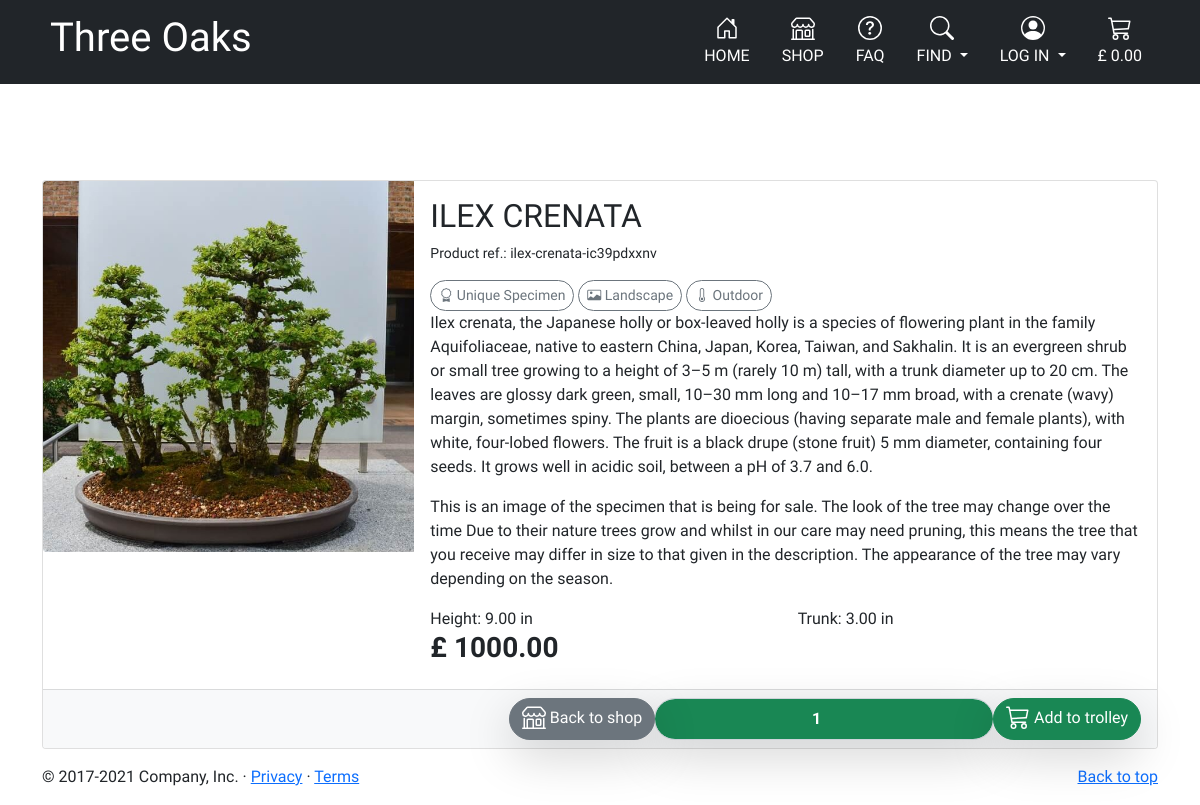
Screenshot of /trees/detail/ilex-crenata-ic39pdxxnv/ with the database file from the repository.
### trees/models.py (models this page shows, shortened)
class Tree(models.Model):
    name = models.CharField(max_length=254)
    slug = models.SlugField(max_length=200, unique=True, editable=False)
    height_in = models.DecimalField(max_digits=9, decimal_places=2)
    trunk_circumference = models.DecimalField(max_digits=9, decimal_places=2)
    price = models.DecimalField(max_digits=9, decimal_places=2)
    current_stock = models.IntegerField(
        default=1,
        validators=[MinValueValidator(0), MaxValueValidator(1000)]
        )
    leaves_or_needles = models.CharField(
            max_length=254, choices=LEAVES_OR_NEEDLES_CHOICES,
            default='coniferous', null=True, blank=True)
    description = models.TextField(default=1)
    image_url = models.URLField(max_length=1024, null=True, blank=True)
    image = models.ImageField(null=True, blank=True)
    image_alt = models.CharField(max_length=254, null=True, blank=True)
    image_disclaimer = models.CharField(
            max_length=400, choices=IMG_DISCLAIMER_CHOICES,
            default='standarised',  null=True, blank=True
            )
    feature = models.ManyToManyField(
                'Feature', blank=True)
    enviroment = models.ForeignKey(
                'Enviroment', null=True, blank=True, on_delete=models.SET_NULL)

class Feature(models.Model):
    name = models.CharField(max_length=254)
    friendly_name = models.CharField(max_length=254, null=True, blank=True)
    icon_class = models.CharField(max_length=254, null=True, blank=True)
    aria_for_anchor = models.CharField(default='Filter elements by',
                                       max_length=254, null=True, blank=True)

class Enviroment(models.Model):
    name = models.CharField(max_length=254)
    friendly_name = models.CharField(max_length=254, null=True, blank=True)
    icon_class = models.CharField(max_length=254, null=True, blank=True)
    aria_for_anchor = models.CharField(default='Filter elements by',
                                       max_length=254, null=True, blank=True)
    def __str__(self):
        return f'{self.name}'

### trees/views.py (the view)
# urls.py: path('detail/<str:tree_slug>/', views.tree_detail, name='tree_detail'),
def tree_detail(request, tree_slug):
    tree = get_object_or_404(Tree, slug=tree_slug)
    features = []
    if tree.feature:
        for feature in tree.feature.all():
            features.append(feature)
    trolley = request.session.get('trolley', {})
    trees_in_bag_strings = list(trolley.keys())
    trees_in_bag = list(map(int, trees_in_bag_strings))
    quantity_in_bag = 0
    for item in trolley:
        if int(item) == tree.id:
            quantity_in_bag = trolley[item]
    context = {
        'tree': tree,
        'features': features,
        'trees_in_bag': trees_in_bag,
        'quantity_in_bag': quantity_in_bag,
    }
    return render(request, 'trees/tree_detail.html', context)

### trolley/contexts.py (called while the page is built, shortened)
def trolley_contents(request):
    trolley_items = []
    total = 0
    tree_count = 0
    trolley = request.session.get('trolley', {})
    if total < settings.FREE_DELIVERY_THRESHOLD:
        delivery = total * Decimal(settings.STANDARD_DELIVERY_PERCENTAGE / 100)
        free_delivery_delta = settings.FREE_DELIVERY_THRESHOLD - total
    else:
        delivery = 0
        free_delivery_delta = 0
    grand_total = delivery + total
    context = {
        'trolley_items': trolley_items,
        'total': total,
        'tree_count': tree_count,
        'delivery': delivery,
        'free_delivery_delta': free_delivery_delta,
        'free_delivery_threshold': settings.FREE_DELIVERY_THRESHOLD,
        'grand_total': grand_total,
    }
    return context

### trees/templates/trees/tree_detail.html (shortened to what this page needs)
{% extends "base.html" %}
{% load static %}
{% block content %}
<main class="container mt-5 pt-5">
<div class="card mb-3" >
    <div class="row g-0">
      <div class="col-md-4">
        {% if tree.image %}
        <img src="{{ tree.image.url }}"
        class="img-fluid rounded-start "
        {% if tree.image_alt %}
        alt="{{ tree.image_alt }}"
        {% else %}
        alt="{{ tree.name }}"
        {% endif %}
        >
        {% endif %}
      </div>
      <div class="col-md-8 d-flex flex-column">
        <div class="card-body allign-self-start">
          <h2 class="card-title text-uppercase my-heading-font">{{ tree.name }}</h2>
          <p class="small">Product ref.: {{ tree.slug }}</p>
          {% if features %}
          {% for feature in features %}
          <a class="btn btn-sm btn-outline-secondary rounded-pill"
             href="{% url 'all_trees' %}?feature={{feature.name}}"
             aria-label="See more tees having this feature: {{ feature.friendly_name}}. Opens in same window.">
            <i class="{{ feature.icon_class}}"></i> {{ feature.friendly_name }}</a>
          {% endfor %}
          {% endif %}
          {% if tree.enviroment %}
          <a class="btn btn-sm btn-outline-secondary rounded-pill"
             href="{% url 'all_trees' %}?enviroment={{ tree.enviroment}}"
             aria-label="See more tees suitable for this enviroment: {{ tree.enviroment.friendly_name}}. Opens in same window.">
            <i class="{{ tree.enviroment.icon_class}}"></i> {{ tree.enviroment.friendly_name }}</a>
          {% endif %}
          <p class="card-text">{{ tree.description }}</p>
          {% if tree.image_disclaimer %}
          <p class="card-text">{{tree.image_disclaimer }}</p>
          {% endif %}
          <div class="row">
            <div class="col-6">
                <p class="card-text">Height: {{ tree.height_in }} in</p>
            </div>
            <div class="col-6">
                <p class="card-text">Trunk: {{ tree.trunk_circumference }} in</p>
            </div>
        </div>
        <h3 class="fw-bold">£ {{tree.price}}</h3>
        </div>
      </div>
      {% if tree.id in trees_in_bag %}
      <!-- different footer depending on if the tree is already in the trolley
      the form posts to add or update the trolley -->
 <div class="card-footer bg-light">
  <form class="form" action="{% url 'update_trolley' tree.id %}" method="POST">
    {% csrf_token %}
    <div class="row text-center">
        <div class="col-12  text-center">
            <div class="input-group  text-center">
              <div class="col-12 col-sm-4 col-md-5  text-center d-none d-md-block"> </div>
              <div class="d-none d-md-block text-center">
                <a href="{% url 'all_trees' %}" class="shadow-lg btn btn-secondary text-white rounded-pill">
                  <svg class="bi mx-auto mb-1" width="24" height="24" fill="currentColor"><use xlink:href="#shop"/></svg>
                  Back to shop</a>
              </div>
              <input class=" shadow-lg form-control bg-success  text-white fw-bold text-center rounded-pill" type="number"
              name="quantity" value="{{ quantity_in_bag }}" min="1" max="99"
              data-item_id="{{ tree.id }}"
              id="id_qty_{{ tree.id }}">
              <button type="submit" class="shadow-lg btn btn-success rounded-pill">
                <svg class="bi mx-auto mb-1" width="24" height="24" fill="currentColor"><use xlink:href="#inTrolley"/></svg>
                Update trolley</button>
            </div>
          </div>
          <div class="col-12 d-md-none text-center mt-3">
            <a href="{% url 'all_trees' %}" class="shadow-lg btn btn-secondary text-white rounded-pill">
              <svg class="bi mx-auto mb-1" width="24" height="24" fill="currentColor"><use xlink:href="#shop"/></svg>
              Back to shop</a>
          </div>
              <input type="hidden" name="redirect_url" value="{{ request.path }}">
    </div>
  </form>
</div>
      {% else %}
        <div class="card-footer bg-light">
          <form class="form" action="{% url 'add_to_trolley' tree.id %}" method="POST">
            <div class="row text-center">
                <div class="col-12  text-center">
                    <div class="input-group  text-center">
                      <div class="col-12 col-sm-4 col-md-5  text-center d-none d-md-block"> </div>
                      <div class="d-none d-md-block text-center">
                        <a href="{% url 'all_trees' %}" class="shadow-lg btn btn-secondary text-white rounded-pill">
                          <svg class="bi mx-auto mb-1" width="24" height="24" fill="currentColor"><use xlink:href="#shop"/></svg>
                          Back to shop</a>
                      </div>
                      <input class=" shadow-lg form-control bg-success  text-white fw-bold text-center rounded-pill" type="number"
                      name="quantity" value="1" min="1" max="99"
                      data-item_id="{{ tree.id }}"
                      id="id_qty_{{ tree.id }}">
                      <button type="submit" class="shadow-lg btn btn-success rounded-pill">
                        <svg class="bi mx-auto mb-1" width="24" height="24" fill="currentColor"><use xlink:href="#trolley"/></svg>
                        Add to trolley</button>
                    </div>
                  </div>
            </div>
          </form>
        </div>
      {% endif %}
    </div>
  </div>
</main>
  {% endblock %}

### static/css/base.css (style rules this page uses)
body { font-family: 'Kodchasan', sans-serif !important; }
.my-heading-font { font-family: 'Baumans', cursive; }

### rows the page displays
Tree: image (picture), name "ILEX CRENATA", slug "ilex-crenata-ic39pdxxnv", enviroment.friendly_name "Outdoor", description "Ilex crenata, the Japanese holly or box-leaved holly is a species of flowering plant in the family Aquifoliaceae, native to eastern China, Japan, Korea, Taiwan, and Sakhalin. It is an evergreen shrub or small tree growing to a height of 3–5 m (rarely 10 m) tall, with a trunk diameter up to 20 cm. The leaves are glossy dark green, small, 10–30 mm long and 10–17 mm broad, with a crenate (wavy) margin, sometimes spiny. The plants are dioecious (having separate male and female plants), with white, four-lobed flowers. The fruit is a black drupe (stone fruit) 5 mm diameter, containing four seeds. It grows well in acidic soil, between a pH of 3.7 and 6.0.", image_disclaimer "This is an image of the specimen that is being for sale. The look of the tree may change over the time Due to their nature trees grow and whilst in our care may need pruning, this means the tree that you receive may differ in size to that given in the description. The appearance of the tree may vary depending on the season.", height_in "9.00", trunk_circumference "3.00", price "1000.00"
Feature: friendly_name "Unique Specimen"
Feature: friendly_name "Landscape"
